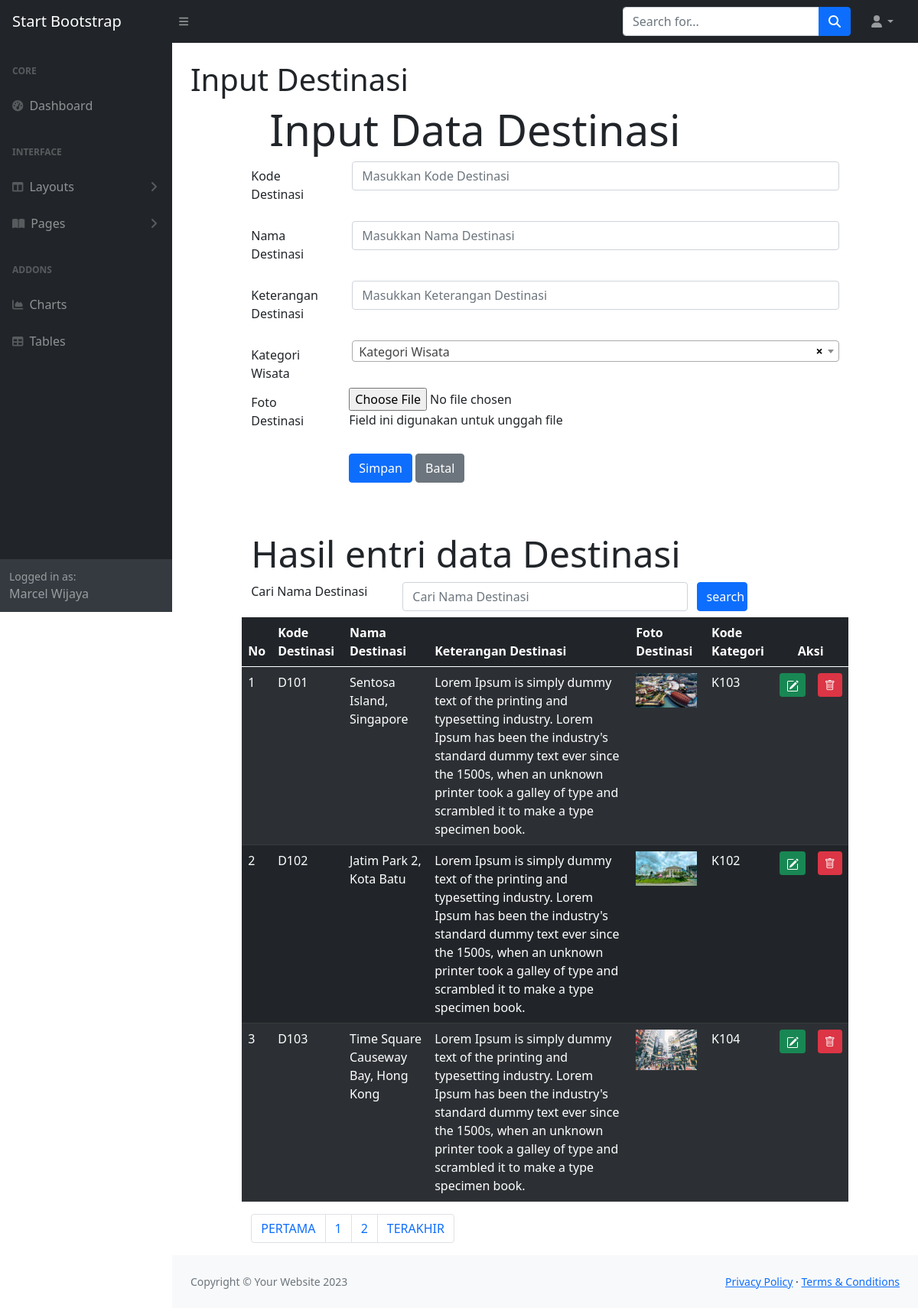
The page /destinasi.php on the database its author committed.
### tables this page shows
CREATE TABLE `destinasib2` (
  `destinasiKODE` char(4) NOT NULL,
  `destinasiNAMA` varchar(120) NOT NULL,
  `destinasiKET` text NOT NULL,
  `destinasiFOTO` char(120) NOT NULL,
  `kategoriKODE` char(10) NOT NULL
);

### destinasi.php (the view, shortened to what this page needs)
<!DOCTYPE html>
<html>
<?php
    include("INCLUDE/config.php");
?>
<?php include "INCLUDE/head.php" ?>
    <body class="sb-nav-fixed">
        <?php include "INCLUDE/menunav.php"?>
        <div id="layoutSidenav">
        <?php include "INCLUDE/menu.php"?>
            <div id="layoutSidenav_content">
                <main>
                    <div class="container-fluid px-4">
                        <h1 class="mt-4">Input Destinasi</h1>
<head>
    <link rel="stylesheet" type="text/css" href="https://cdnjs.cloudflare.com/ajax/libs/select2/4.0.3/css/select2.min.css">
	<link rel="stylesheet" type="text/css" href="css/bootstrap.min.css">
    <link rel="stylesheet" type="text/css" href="css/bootstrap.min.css">
    <link rel="stylesheet" href="https://cdnjs.cloudflare.com/ajax/libs/select2/4.0.13/css/select2.min.css">
    <link rel="stylesheet" href="https://cdn.jsdelivr.net/npm/bootstrap-icons@1.10.2/font/bootstrap-icons.css">
</head>
<body>
    <div class="row">
    <div class="col-sm-1"></div>
    <div class="col-sm-10">
    <div class="jumbotron jumbotron-fluid">
		<div class="container">
			<h1 class="display-4">Input Data Destinasi</h1>
		</div>
	</div>
    <form method="POST" enctype="multipart/form-data">
        <div class="form-group row, mb-3 row">
			<label for="kodedestinasi" class="col-sm-2 col-form-label">Kode Destinasi</label>
			<div class="col-sm-10">
			<input type="text" class="form-control" id="kodedestinasi" name="kodedestinasi" placeholder="Masukkan Kode Destinasi" maxlength="4">
			</div>
		</div>
        <div class="form-group row, mb-3 row">
			<label for="namadestinasi" class="col-sm-2 col-form-label">Nama Destinasi</label>
			<div class="col-sm-10">
			<input type="text" class="form-control" id="namadestinasi" name="namadestinasi" placeholder="Masukkan Nama Destinasi">
			</div>
		</div>
        <div class="form-group row, mb-3 row">
			<label for="keterangandestinasi" class="col-sm-2 col-form-label">Keterangan Destinasi</label>
			<div class="col-sm-10">
			<input type="text" class="form-control" id="keterangandestinasi" name="keterangandestinasi" placeholder="Masukkan Keterangan Destinasi">
			</div>
		</div>
        <div class="form-group row">
        <label for="kodekategori" class="col-sm-2 col-form-label">Kategori Wisata</label>
        <div class="col-sm-10">
        </div>
        </div>
        <div class="form-group row, mb-3 row">
			<label for="file" class="col-sm-2 col-form-label">Foto Destinasi</label>
			<div class="col-sm-10">
				<input type="file" id="file" name="file">
				<p class="help-block">Field ini digunakan untuk unggah file</p>
			</div>
		</div>
        <div class="form-group row, mb-3 row">
			<div class="col-sm-2"></div>
			<div class="col-sm-10">
				<input type="submit" name="Simpan" class="btn btn-primary" value="Simpan">
				<input type="submit" name="Batal" class="btn btn-secondary" value="Batal">
			</div>
		</div>
    </form>
    <div class="jumbotron mt-5">
        <h2 class="display-5">Hasil entri data Destinasi</h2>
    </div>
    <form method="POST">
        <div class="form-group row mb-2">
            <label for="search" class="col-sm-3">Cari Nama Destinasi</label>
            <div class="col-sm-6">
                <input type="text" name="search" class="form-control" id="search" value="<?php if (isset($_POST['search'])) {echo $_POST["search"];} ?>" placeholder="Cari Nama Destinasi">
            </div>
            <input type="submit" name="kirim" class="col-sm-1 btn btn-primary" value="search">
        </div>
    </form>
  <table class="table table-dark table-striped">
    <thead>
    <tr>
      <th scope="col">No</th>
      <th scope="col">Kode Destinasi</th>
      <th scope="col">Nama Destinasi</th>
      <th scope="col">Keterangan Destinasi</th>
      <th scope="col">Foto Destinasi</th>
      <th scope="col">Kode Kategori</th>
      <th colspan="2" style="text-align : center">Aksi</th>
    </tr>
    </thead>
    <tbody>
    <?php
        $jumlahtampilan = 3;
        $halaman = (isset($_GET['page']))? $_GET['page'] : 1;
        $mulaitampilan = ($halaman - 1) * $jumlahtampilan;
        if(isset($_POST["kirim"]))
        {
            $search = $_POST["search"];
            $query = mysqli_query($connection,"select destinasib2.* from destinasib2 where destinasiNAMA like '%".$search."%' limit $mulaitampilan, $jumlahtampilan");
        }
        else
        {
            $query = mysqli_query($connection,"select destinasib2.* from destinasib2 limit $mulaitampilan, $jumlahtampilan");
        }
        $nomor = 1;
        while($row = mysqli_fetch_array($query))
        {
    ?>
    <tr>
      <td><?php echo $mulaitampilan + $nomor; ?></td>
      <td><?php echo $row['destinasiKODE'];?></td>
      <td><?php echo $row['destinasiNAMA'];?></td>
      <td><?php echo $row['destinasiKET'];?></td>
      <td><?php
				if(is_file("images/".$row['destinasiFOTO']))
				{
			?>
		<img src="images/<?php echo $row['destinasiFOTO']?>" width="80">
			<?php
				}
				else echo "<img src='images/noimage.png' width='80'>"
			?>
		</td>
      <td><?php echo $row['kategoriKODE'];?></td>
      <td width = 5px>
        <a href="destinasiedit.php?ubah=<?php echo $row["destinasiKODE"]?>"
        class="btn btn-success btn-sm" title="EDIT"/>
      </td>
      <td width = 5px>
        <a href="destinasihapus.php?hapus=<?php echo $row["destinasiKODE"]?>"
        class="btn btn-danger btn-sm" title="HAPUS"/>
      <i class="bi bi-trash"></i>
      </td>
    </tr>
    <?php
            $nomor++;
        }
    ?>
    </tbody>
    </table>
    </div>
    <?php
        $query = mysqli_query($connection, "SELECT * FROM destinasib2");
        $jumlahrecord = mysqli_num_rows($query);
        $jumlahpage = ceil($jumlahrecord/$jumlahtampilan);
    ?>
    <nav aria-label="Page navigation example">
        <ul class="pagination">
            <li class="page-item"><a class="page-link" href="?page=<?php $nomorhal=1; echo $nomorhal?>">PERTAMA</a></li>
            <?php for($nomorhal=1; $nomorhal<=$jumlahpage; $nomorhal++)
            { ?>
            <li class="page-item">
            <?php
            if($nomorhal!=$halaman)
            { ?>
            <a class="page-link" href="?page=<?php echo $nomorhal?>"><?php echo $nomorhal?></a>
            <?php }
            else { ?>
            <a class="page-link" href="?page=<?php echo $nomorhal?>"><?php echo $nomorhal?></a>
            <?php } ?>
            </li>
            <?php } ?>
            <li class="page-item"><a class="page-link" href="?page=<?php echo $nomorhal-1?>">TERAKHIR</a></li>
        </ul>
    </nav>
    </div>
    </div>
</body>
                <?php include "INCLUDE/footer.php"?>
</body>
</html>

### INCLUDE/head.php (shortened to what this page needs)
<head>
        <link href="https://cdn.jsdelivr.net/npm/simple-datatables@7.1.2/dist/style.min.css" rel="stylesheet" />
        <link href="css/styles.css" rel="stylesheet" />
</head>

### INCLUDE/menunav.php (shortened to what this page needs)
<nav class="sb-topnav navbar navbar-expand navbar-dark bg-dark">
            <a class="navbar-brand ps-3" href="index.html">Start Bootstrap</a>
            <button class="btn btn-link btn-sm order-1 order-lg-0 me-4 me-lg-0" id="sidebarToggle" href="#!"><i class="fas fa-bars"></i></button>
            <form class="d-none d-md-inline-block form-inline ms-auto me-0 me-md-3 my-2 my-md-0">
                <div class="input-group">
                    <input class="form-control" type="text" placeholder="Search for..." aria-label="Search for..." aria-describedby="btnNavbarSearch" />
                    <button class="btn btn-primary" id="btnNavbarSearch" type="button"><i class="fas fa-search"></i></button>
                </div>
            </form>
            <ul class="navbar-nav ms-auto ms-md-0 me-3 me-lg-4">
                <li class="nav-item dropdown">
                    <a class="nav-link dropdown-toggle" id="navbarDropdown" href="#" role="button" data-bs-toggle="dropdown" aria-expanded="false"><i class="fas fa-user fa-fw"></i></a>
                </li>
            </ul>
        </nav>

### INCLUDE/menu.php (shortened to what this page needs)
<div id="layoutSidenav_nav">
    <nav class="sb-sidenav accordion sb-sidenav-dark" id="sidenavAccordion">
        <div class="sb-sidenav-menu">
            <div class="nav">
                <div class="sb-sidenav-menu-heading">Core</div>
                <a class="nav-link" href="dashboardadmin.php">
                    <div class="sb-nav-link-icon"><i class="fas fa-tachometer-alt"></i></div>
                    Dashboard
                </a>
                <div class="sb-sidenav-menu-heading">Interface</div>
                <a class="nav-link collapsed" href="#" data-bs-toggle="collapse" data-bs-target="#collapseLayouts" aria-expanded="false" aria-controls="collapseLayouts">
                    <div class="sb-nav-link-icon"><i class="fas fa-columns"></i></div>
                    Layouts
                    <div class="sb-sidenav-collapse-arrow"><i class="fas fa-angle-down"></i></div>
                </a>
                <a class="nav-link collapsed" href="#" data-bs-toggle="collapse" data-bs-target="#collapsePages" aria-expanded="false" aria-controls="collapsePages">
                    <div class="sb-nav-link-icon"><i class="fas fa-book-open"></i></div>
                    Pages
                    <div class="sb-sidenav-collapse-arrow"><i class="fas fa-angle-down"></i></div>
                </a>
                <div class="sb-sidenav-menu-heading">Addons</div>
                <a class="nav-link" href="charts.html">
                    <div class="sb-nav-link-icon"><i class="fas fa-chart-area"></i></div>
                    Charts
                </a>
                <a class="nav-link" href="tables.html">
                    <div class="sb-nav-link-icon"><i class="fas fa-table"></i></div>
                    Tables
                </a>
            </div>
        </div>
        <div class="sb-sidenav-footer">
            <div class="small">Logged in as:</div>
            Marcel Wijaya
        </div>
    </nav>
</div>

### INCLUDE/footer.php
<footer class="py-4 bg-light mt-auto">
                    <div class="container-fluid px-4">
                        <div class="d-flex align-items-center justify-content-between small">
                            <div class="text-muted">Copyright &copy; Your Website 2023</div>
                            <div>
                                <a href="#">Privacy Policy</a>
                                &middot;
                                <a href="#">Terms &amp; Conditions</a>
                            </div>
                        </div>
                    </div>
                </footer>

### rows shown on the page
destinasib2: nomor "1", destinasiKODE "D101", destinasiNAMA "Sentosa Island, Singapore", destinasiKET "Lorem Ipsum is simply dummy text of the printing and typesetting industry. Lorem Ipsum has been the industry's standard dummy text ever since the 1500s, when an unknown printer took a galley of type and scrambled it to make a type specimen book.", destinasiFOTO (picture), kategoriKODE "K103"
destinasib2: nomor "2", destinasiKODE "D102", destinasiNAMA "Jatim Park 2, Kota Batu", destinasiKET "Lorem Ipsum is simply dummy text of the printing and typesetting industry. Lorem Ipsum has been the industry's standard dummy text ever since the 1500s, when an unknown printer took a galley of type and scrambled it to make a type specimen book.", destinasiFOTO (picture), kategoriKODE "K102"
destinasib2: nomor "3", destinasiKODE "D103", destinasiNAMA "Time Square Causeway Bay, Hong Kong", destinasiKET "Lorem Ipsum is simply dummy text of the printing and typesetting industry. Lorem Ipsum has been the industry's standard dummy text ever since the 1500s, when an unknown printer took a galley of type and scrambled it to make a type specimen book.", destinasiFOTO (picture), kategoriKODE "K104"
